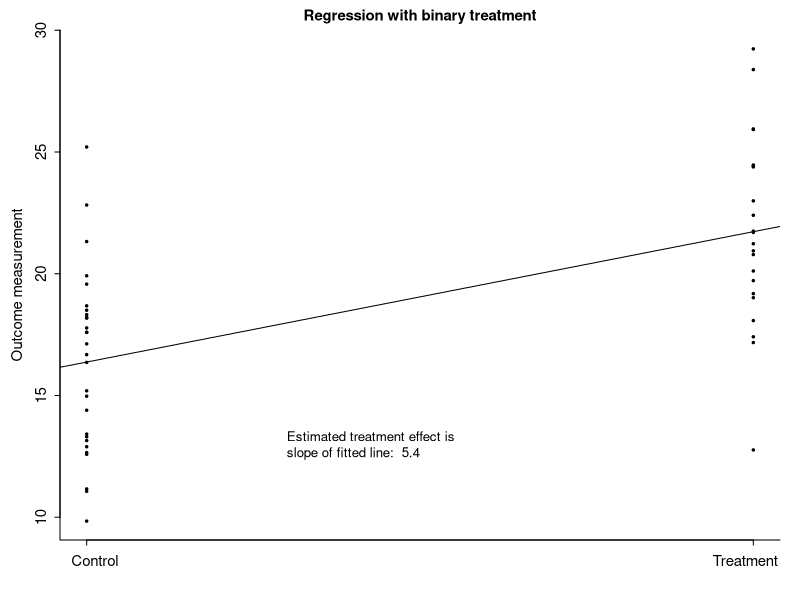
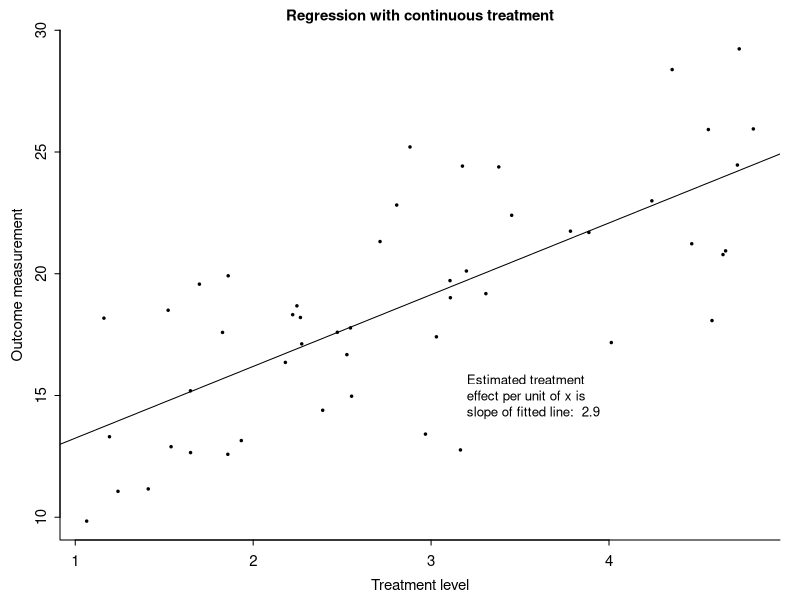
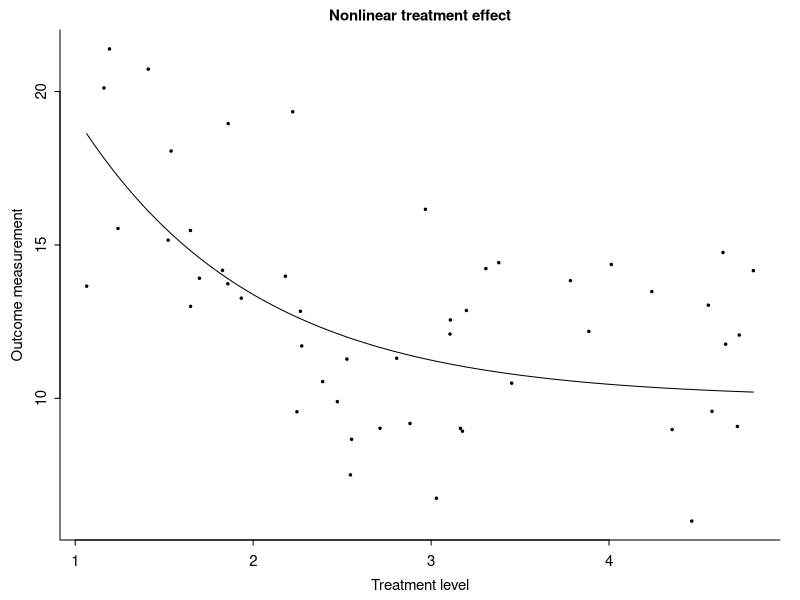
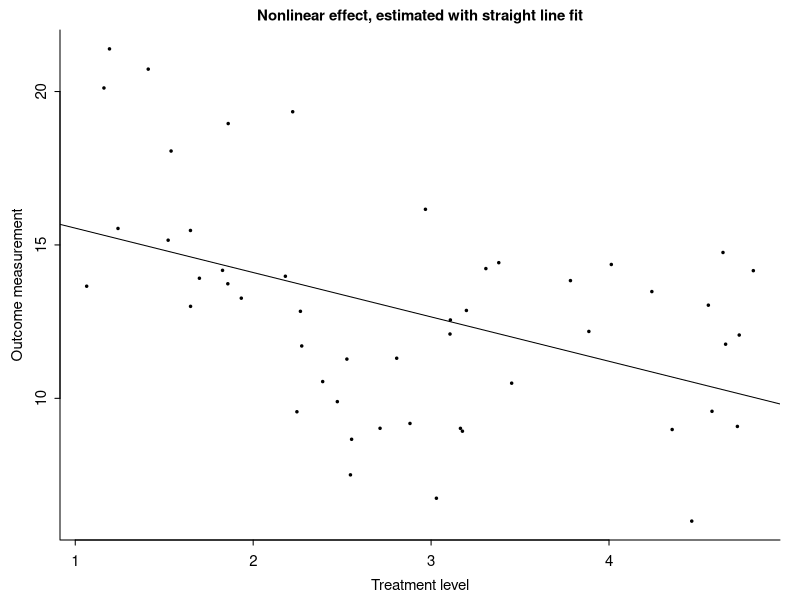
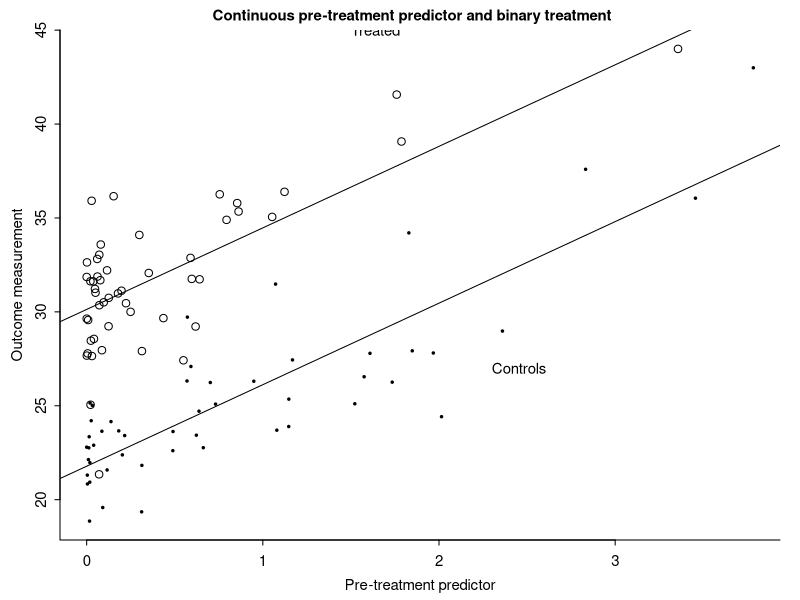

These charts were generated, in order, by the following R code:
## Simple graphs illustrating regression for causal inference

library("arm")
setwd("~/AndrewFiles/books/regression.and.other.stories/Examples/SimpleCausal")

N <- 50
x <- runif(N, 1, 5)
y <- rnorm(N, 10 + 3*x, 3)
x_binary <- ifelse(x<3, 0, 1)

lm_1a <- lm(y ~ x_binary)
display(lm_1a)

pdf("overview_1a.pdf", height=3.5, width=4.5)
par(mar=c(3, 3, 1.5, 1), mgp=c(1.7, .5, 0), tck=-.01)
plot(x_binary, y, xlab="", ylab="Outcome measurement", pch=20, cex=.5, bty="l", main="Regression with binary treatment", cex.main=.9, xaxt="n", cex.lab=.9, cex.axis=.9)
axis(1, c(0,1), c("    Control", "Treatment    "), cex.axis=.9)
abline(coef(lm_1a)[1], coef(lm_1a)[2])
text(0.3, 13, paste("Estimated treatment effect is\nslope of fitted line: ", fround(coef(lm_1a)[2], 1)), cex=.8, adj=0)
dev.off()

lm_1b <- lm(y ~ x)
display(lm_1b)

pdf("overview_1b.pdf", height=3.5, width=4.5)
par(mar=c(3, 3, 1.5, 1), mgp=c(1.7, .5, 0), tck=-.01)
plot(x, y, xlab="Treatment level", ylab="Outcome measurement", pch=20, cex=.5, bty="l", main="Regression with continuous treatment", cex.main=.9, cex.lab=.9, cex.axis=.9)
abline(coef(lm_1b)[1], coef(lm_1b)[2])
text(3.2, 15, paste("Estimated treatment\neffect per unit of x is\nslope of fitted line: ", fround(coef(lm_1b)[2], 1)), cex=.8, adj=0)
dev.off()

y <- rnorm(N, 10 + 25*exp(-x), 3)

lm_2a <- lm(y ~ x)
display(lm_2a)


pdf("overview_2a.pdf", height=3.5, width=4.5)
par(mar=c(3, 3, 1.5, 1), mgp=c(1.7, .5, 0), tck=-.01)
plot(x, y, xlab="Treatment level", ylab="Outcome measurement", pch=20, cex=.5, bty="l", main="Nonlinear treatment effect", cex.main=.9, cex.lab=.9, cex.axis=.9)
curve(10 + 25*exp(-x), add=TRUE)
dev.off()

pdf("overview_2b.pdf", height=3.5, width=4.5)
par(mar=c(3, 3, 1.5, 1), mgp=c(1.7, .5, 0), tck=-.01)
plot(x, y, xlab="Treatment level", ylab="Outcome measurement", pch=20, cex=.5, bty="l", main="Nonlinear effect, estimated with straight line fit", cex.main=.9, cex.lab=.9, cex.axis=.9)
abline(coef(lm_2a)[1], coef(lm_2a)[2])
dev.off()

N <- 100
xx <- rnorm(N, 0, 1)^2
z <- rep(0:1, N/2)
xx <- ifelse(z==0, rnorm(N, 0, 1.2)^2, rnorm(N, 0, .8)^2)
yy <- rnorm(N, 20 + 5*xx + 10*z, 3)
lm_2 <- lm(yy ~ xx + z)
display(lm_2)

pdf("overview_3.pdf", height=3.5, width=4.5)
par(mar=c(3, 3, 1.5, 1), mgp=c(1.7, .5, 0), tck=-.01)
plot(xx, yy, xlab="Pre-treatment predictor", ylab="Outcome measurement", bty="l", main="Continuous pre-treatment predictor and binary treatment    ", cex.main=.9, cex.lab=.9, cex.axis=.9, type="n")
points(xx[z==0], yy[z==0], pch=20, cex=.5)
points(xx[z==1], yy[z==1], pch=1, cex=1)
abline(coef(lm_2)[1], coef(lm_2)[2])
abline(coef(lm_2)[1] + coef(lm_2)[3], coef(lm_2)[2])
text(2.3, 27, "Controls", cex=.9, adj=0)
text(1.5, 45, "Treated", cex=.9, adj=0)
x0 <- 5.2
arrows(x0, coef(lm_2)[1] + coef(lm_2)[2]*x0, x0, coef(lm_2)[1] + coef(lm_2)[2]*x0 + coef(lm_2)[3], length=.1, code=3)
text(x0+.1, coef(lm_2)[1] + coef(lm_2)[2]*x0 + .5*coef(lm_2)[3], paste("Estimated\ntreatment\neffect is", fround(coef(lm_2)[3], 1)), cex=.8, adj=0)
dev.off()

for (j in 0:1) print(mean(yy[z==j]))
for (j in 0:1) print(mean(xx[z==j]))
